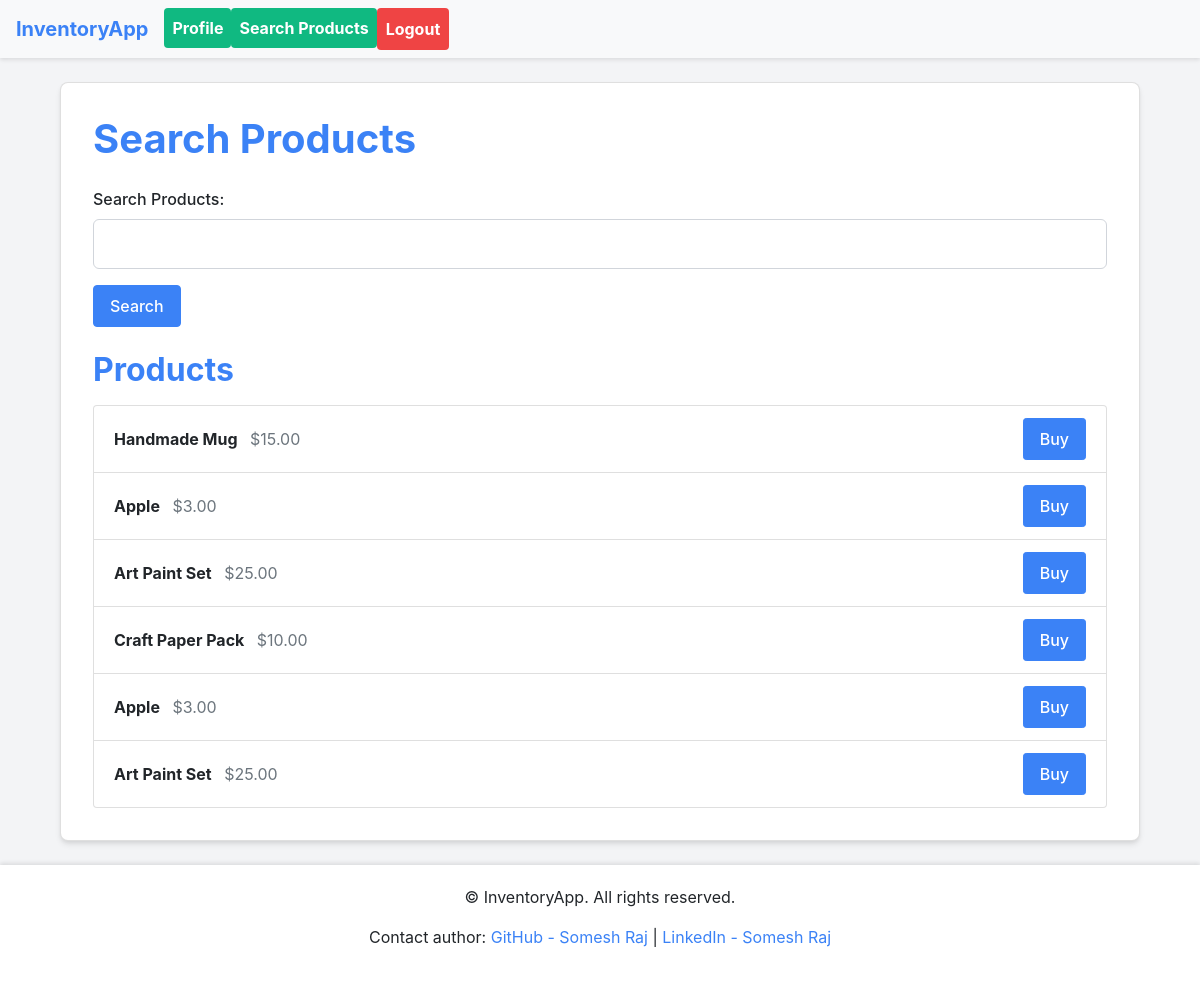
Page /inventory/search/ (signed in) on the committed database.
### inventory/models.py (models this page shows, shortened)
class Product(models.Model):
    name = models.CharField(max_length=255)
    description = models.TextField(blank=True, null=True)
    price = models.DecimalField(max_digits=10, decimal_places=2)
    stock = models.PositiveIntegerField(default=0)

### inventory/views.py (the view)
# urls.py: path('search/', views.search_products, name='search_products'),
@login_required
def search_products(request):
    form = ProductSearchForm(request.GET or None)
    products = Product.objects.all()
    if form.is_valid():
        query = form.cleaned_data['query']
        products = products.filter(name__icontains=query)
    return render(request, 'inventory/search_products.html', {'form': form, 'products': products})

### inventory/forms.py
class ProductSearchForm(forms.Form):
    query = forms.CharField(label='Search Products', max_length=255)

### templates/inventory/search_products.html (shortened to what this page needs)
{% extends 'base.html' %}
{% block content %}
<div class="container mt-4">
    <div class="card">
        <h1 class="mb-4">Search Products</h1>
        <form method="get" class="mb-4">
            {{ form.as_p }}
            <button type="submit" class="btn btn-primary">Search</button>
        </form>
        <h2 class="mb-3">Products</h2>
        {% if products %}
            <ul class="list-group">
                {% for product in products %}
                    <li class="list-group-item d-flex justify-content-between align-items-center">
                        <span>
                            <strong>{{ product.name }}</strong>
                            <span class="text-muted ml-2">${{ product.price }}</span>
                        </span>
                        <a href="{% url 'buy_product' product.id %}" class="btn btn-primary btn-sm">Buy</a>
                    </li>
                {% endfor %}
            </ul>
        {% else %}
            <div class="alert alert-info" role="alert">
                No products found.
            </div>
        {% endif %}
    </div>
</div>
{% endblock %}

### templates/base.html (style rules this page uses)
body { background-color: #f3f4f6; font-family: 'Inter', -apple-system, BlinkMacSystemFont, 'Segoe UI', Roboto, 'Helvetica Neue', Arial, sans-serif; }

### templates/inventory/search_products.html (style rules this page uses)
body { background-color: #f3f4f6; font-family: 'Inter', -apple-system, BlinkMacSystemFont, 'Segoe UI', Roboto, 'Helvetica Neue', Arial, sans-serif; }
.card { background-color: #ffffff; border-radius: 0.5rem; box-shadow: 0 4px 6px -1px rgba(0, 0, 0, 0.1), 0 2px 4px -1px rgba(0, 0, 0, 0.06); padding: 2rem; margin-bottom: 1.5rem; }
h1, h2 { font-weight: 700; color: #3b82f6; }
label { font-weight: 500; margin-bottom: 0.5rem; display: block; }
input[type="text"] { width: 100%; padding: 0.75rem; border: 1px solid #d1d5db; border-radius: 0.375rem; font-size: 1rem; transition: border-color 0.15s ease-in-out, box-shadow 0.15s ease-in-out; }
.btn-primary { background-color: #3b82f6; border-color: #3b82f6; padding: 0.5rem 1rem; font-size: 1rem; font-weight: 500; transition: background-color 0.15s ease-in-out, border-color 0.15s ease-in-out; }
.list-group-item { transition: all 0.2s ease-in-out; }

### rows in the picture
Product: name "Handmade Mug", price "15.00"
Product: name "Apple", price "3.00"
Product: name "Art Paint Set", price "25.00"
Product: name "Craft Paper Pack", price "10.00"
Product: name "Apple", price "3.00"
Product: name "Art Paint Set", price "25.00"
